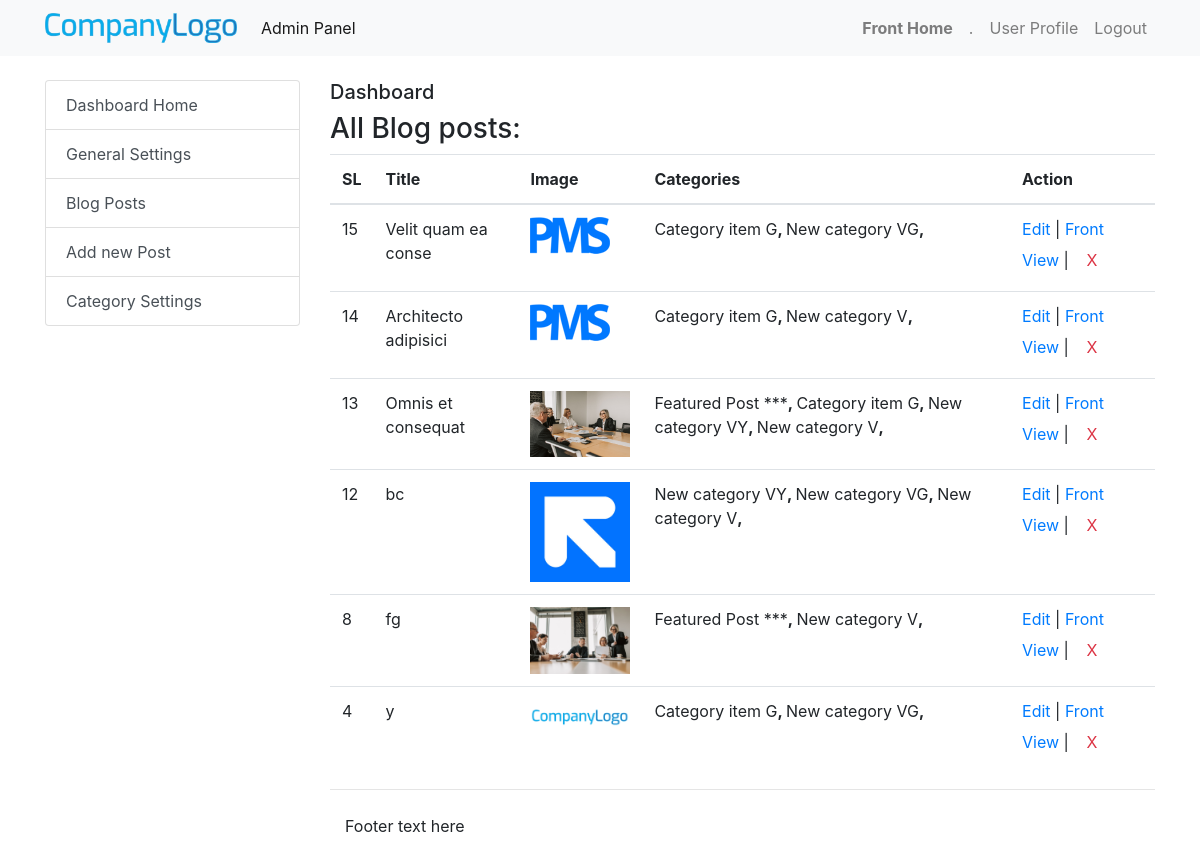
The page /dashboard/posts.php (signed in) on the database its author committed.
### tables this page shows
CREATE TABLE `blog_posts` (
  `id` int(11) NOT NULL,
  `title` text NOT NULL,
  `description` text NOT NULL,
  `post_image` text NOT NULL,
  `datetime` datetime NOT NULL,
  `status` tinyint(1) NOT NULL,
  `user_id` int(11) NOT NULL
);

CREATE TABLE `post_and_category` (
  `id` int(11) NOT NULL,
  `category_id` int(11) NOT NULL,
  `post_id` int(11) NOT NULL
);

CREATE TABLE `post_categories` (
  `id` int(11) NOT NULL,
  `category_title` varchar(100) NOT NULL
);

### dashboard/posts.php (the view, shortened to what this page needs)
<?php
include_once("../db-config.php");
function post_categories( $post_id ){
      global $mysqli;
      $sql = "SELECT pnc.*, pc.category_title
              FROM
              post_and_category pnc
                  INNER JOIN post_categories pc ON pnc.category_id = pc.id
              WHERE
              pnc.post_id = $post_id";
      $result = $mysqli->query($sql);
      if ($result->num_rows > 0) {
         while ($row = $result->fetch_assoc()) {
             $categories[] = $row;
         }
         return $categories;
     } else {
         return false;
     }
}
include_once("d-header.php");
?>
      <div class="col-md-9">
        <h5>Dashboard</h5>
        <h3>All Blog posts: </h3>
         <table class="table">
            <thead>
               <tr>
                  <th>SL</th>
                  <th>Title</th>
                  <th>Image</th>
                  <th>Categories</th>
                  <th>Action</th>
               </tr>
            </thead>
            <tbody>
               <?php
                  $sql = "SELECT * FROM blog_posts ORDER BY id DESC";
                  $result = $mysqli->query($sql);
               while ($row = $result->fetch_assoc()) {
                     ?>
                     <tr>
                        <td><?php echo $row['id']; ?></td>
                        <td><?php echo $row['title']; ?></td>
                        <td><img src="<?php echo $row['post_image']; ?>" style="max-width: 100px;"></td>
                        <td>
                           <?php
                              if( post_categories($row['id']) ){
                                 foreach( post_categories($row['id']) as $cat_k => $cat_v ){
                                    echo $cat_v["category_title"] . "<b>, </b>";
                                 }
                              }
                           ?>
                        </td>
                        <td>
                           <a href="post-edit.php?id=<?php echo $row['id']; ?>">Edit</a> |
                           <a href="../single-post.php?id=<?php echo $row['id']; ?>">Front View</a> |
                           <form action="" method="post" class="delete_form">
                                 <button type="submit" class="btn btn-link text-danger confirm_to_delet" name="delete_post"> X </button>
                           </form>
                        </td>
                     </tr>
               <?php
               }
               ?>
            </tbody>
         </table>
<?php include_once("d-footer.php"); ?>

### dashboard/css/style.css (style rules this page uses)
.delete_form { display: inline-flex; }

### rows shown on the page
blog_posts: id "15", title "Velit quam ea conse", post_image (picture)
post_and_category: post_categories.category_title "Category item G"
post_and_category: post_categories.category_title "New category VG"
blog_posts: id "14", title "Architecto adipisici", post_image (picture)
post_and_category: post_categories.category_title "Category item G"
post_and_category: post_categories.category_title "New category V"
blog_posts: id "13", title "Omnis et consequat", post_image (picture)
post_and_category: post_categories.category_title "Featured Post ***"
post_and_category: post_categories.category_title "Category item G"
post_and_category: post_categories.category_title "New category VY"
post_and_category: post_categories.category_title "New category V"
blog_posts: id "12", title "bc", post_image (picture)
post_and_category: post_categories.category_title "New category VY"
post_and_category: post_categories.category_title "New category VG"
post_and_category: post_categories.category_title "New category V"
blog_posts: id "8", title "fg", post_image (picture)
post_and_category: post_categories.category_title "Featured Post ***"
post_and_category: post_categories.category_title "New category V"
blog_posts: id "4", title "y", post_image (picture)
post_and_category: post_categories.category_title "Category item G"
post_and_category: post_categories.category_title "New category VG"
